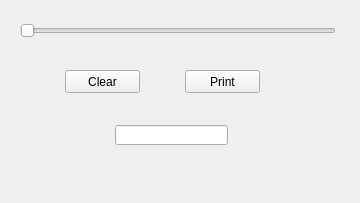
<?xml version="1.0" encoding="UTF-8"?>
<ui version="4.0">
 <class>Form</class>
 <widget class="QWidget" name="Form">
  <property name="geometry">
   <rect>
    <x>0</x>
    <y>0</y>
    <width>360</width>
    <height>203</height>
   </rect>
  </property>
  <property name="windowTitle">
   <string>Form</string>
  </property>
  <widget class="QSlider" name="horizontalSlider">
   <property name="geometry">
    <rect>
     <x>20</x>
     <y>20</y>
     <width>316</width>
     <height>22</height>
    </rect>
   </property>
   <property name="orientation">
    <enum>Qt::Horizontal</enum>
   </property>
  </widget>
  <widget class="QPushButton" name="pushButton">
   <property name="geometry">
    <rect>
     <x>65</x>
     <y>70</y>
     <width>75</width>
     <height>23</height>
    </rect>
   </property>
   <property name="text">
    <string>Clear</string>
   </property>
  </widget>
  <widget class="QLineEdit" name="lineEdit">
   <property name="geometry">
    <rect>
     <x>115</x>
     <y>125</y>
     <width>113</width>
     <height>20</height>
    </rect>
   </property>
  </widget>
  <widget class="QPushButton" name="pushButton_2">
   <property name="geometry">
    <rect>
     <x>185</x>
     <y>70</y>
     <width>75</width>
     <height>23</height>
    </rect>
   </property>
   <property name="text">
    <string>Print</string>
   </property>
  </widget>
 </widget>
 <resources/>
 <connections/>
</ui>
